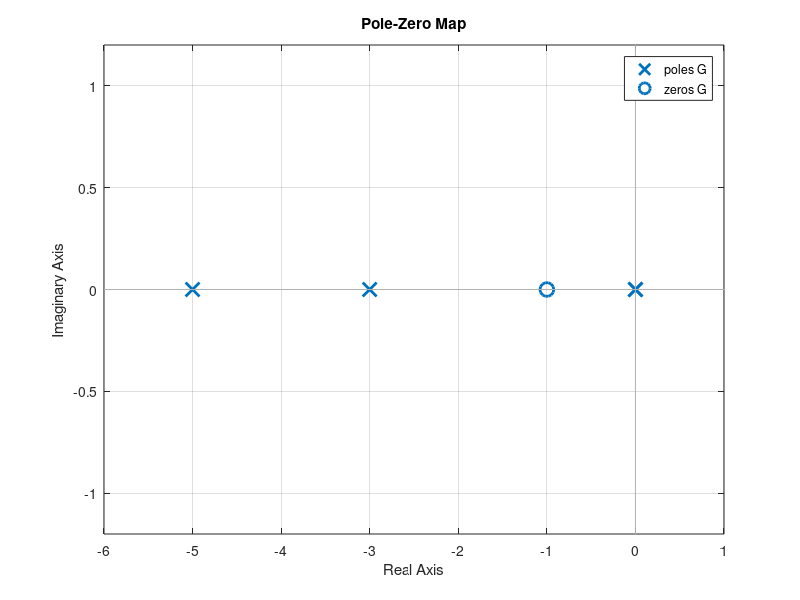
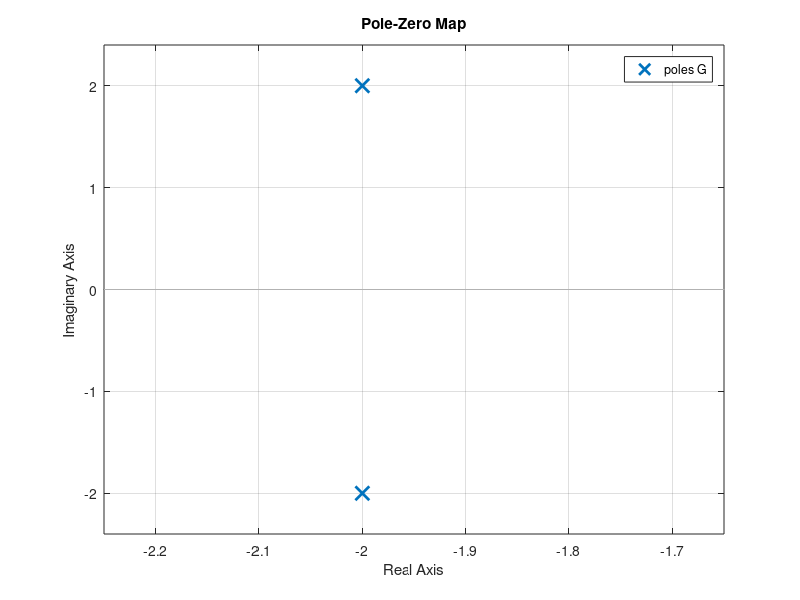

The MATLAB source for these figures, in order: (Note: this script raises an error after producing the figures.)
%% Ex 1
s = tf('s');
G = (2*s+2)/(s^2*(s+3)*(s+5));

pole(G)             % polos de G
zero(G)             % zeros de G
[z,p,k]=zpkdata(G)  % alternativa para extrair zeros, polos e ganho de G

pzmap(G)            % diagrama de polos e zeros de G
xlim(gca,[-6 1])    % altera os limites do eixo X para de -6 a 1 (opcional)
                        % gca: get current axis (opcional)
grid on             % ativa as grandes de fundo (opcional)

%% Ex 2
s = tf('s');
G = 5/(s^2+4*s+8);

pole(G)             % polos de G
zero(G)             % zeros de G

figure;             % cria uma nova figura para nao sobrescrever (opcional)
pzmap(G)            % diagrama de polos e zeros de G
ax = gca;           
ax.XLim = [-3 0.5]; % forma alternativa de alterar os limites dos eixos
ax.YLim = [-3 3];
ax.XGrid = 'on';    % grades de fundo cartesianas em X (opcional)
ax.YGrid = 'on';    % grades de fundo cartesianas em Y (opcional)

%% Ex 3
s = tf('s');
G = 1/(s+20);

figure;
step(2*G);      % Resposta gráfica temporal para uma entrada do tipo degrau
                % de amplitude 2, i.e., y(t) por t para x(t)= 2.
grid on